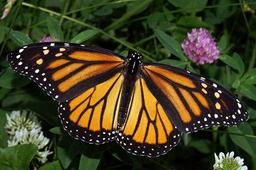
#> input picture computer vision/PA2/PA2Data/Butterfly.jpg, 256 x 170 px, shrunk from 500 x 333 before the run
$ python 2.MeanShift.py
#> lines starting #> are read from the running program, lines starting #| are printed output that depends on the picture
# -*- coding: utf-8 -*-
"""
Created on Wed Jul 11 11:17:00 2018

@author: Keerthi
"""

import numpy as np
import cv2

image = cv2.imread('Butterfly.jpg');
#> image is the input picture: shape (170, 256, 3); mean B, G, R 33.6, 63.2, 66.7

N=image.shape[0]
#> N = 170
M=image.shape[1]
#> M = 256
val=image.shape[2]
#> val = 3

feature = np.zeros((N*M,5))
seg_image = np.zeros((N,M,val))

h = 60
iters= 30
counter = 0
mean = np.array([])

for i in range (0,N):
    for j in range(0,M):
        feature[counter][0]=image[i][j][0]
        feature[counter][1]=image[i][j][1]
        feature[counter][2]=image[i][j][2]
        feature[counter][3]=i
        feature[counter][4]=j

        counter=counter+1
#> after the loop, counter = 43520

while(feature.size!=0):
    if(mean.size == 0):
        mean = feature[0]

    cluster = []
    new_mean = 0
    counter=0

    for i in range(0,feature.shape[0]):

        e_distance = np.sqrt(np.sum((mean-feature[i])**2))

        if(e_distance<h):
            cluster.append(i)
            new_mean+= feature[i]
            counter = counter+1

    new_mean/= counter

    dist =np.sqrt(np.sum((new_mean-mean)**2))

    if(dist<=iters):
        for a in range(0,len(cluster)):

            seg_image[int(feature[cluster[a]][3]),int(feature[cluster[a]][4])] = np.array([new_mean[0],new_mean[1],new_mean[2]])

        feature =np.delete(feature,cluster,0)
        mean = np.array([])
    else:
        mean = new_mean
#> this loop made 140 passes
#> dist on passes 1, 3, 5, 6, 8, 10, 12, 14, 15, 17, 20, 21: 32.78, 35.23, 20.08, 38.28, 31.92, 37.93, 38.75, 28.92, 36.07, 35.26, 24.11, 37.47
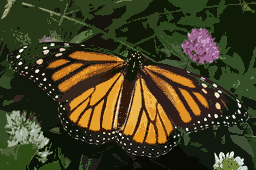
#> seg_image: shape (170, 256, 3) float64; mean of channels 0, 1, 2 33.6, 63.2, 66.7; drawn as B, G, R
#> after the loop, feature = empty array

cv2.imwrite('MeanShift3.jpg',seg_image)


$ run again, with computer vision/PA2/PA2Data/MeanShift2.jpg copied over computer vision/PA2/PA2Data/Butterfly.jpg
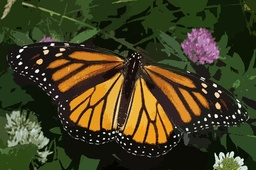
#> input picture computer vision/PA2/PA2Data/MeanShift2.jpg, 256 x 170 px, shrunk from 500 x 333 before the run
#> image is the input picture: shape (170, 256, 3); mean B, G, R 33.6, 63.2, 66.7
#> after the loop `for i in range (0,N):`: counter = 43520
#> the loop `while(feature.size!=0):` made 137 passes
#> dist on passes 1, 3, 5, 6, 8, 10, 11, 12: 31.97, 31.17, 14.03, 34.25, 35.53, 27.39, 27.95, 32.34
#> after the loop `while(feature.size!=0):`:
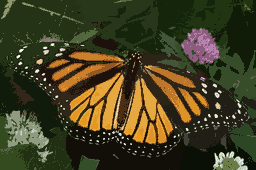
#> seg_image: shape (170, 256, 3) float64; mean of channels 0, 1, 2 33.6, 63.2, 66.7; drawn as B, G, R
#> after the loop `while(feature.size!=0):`: feature = empty array
